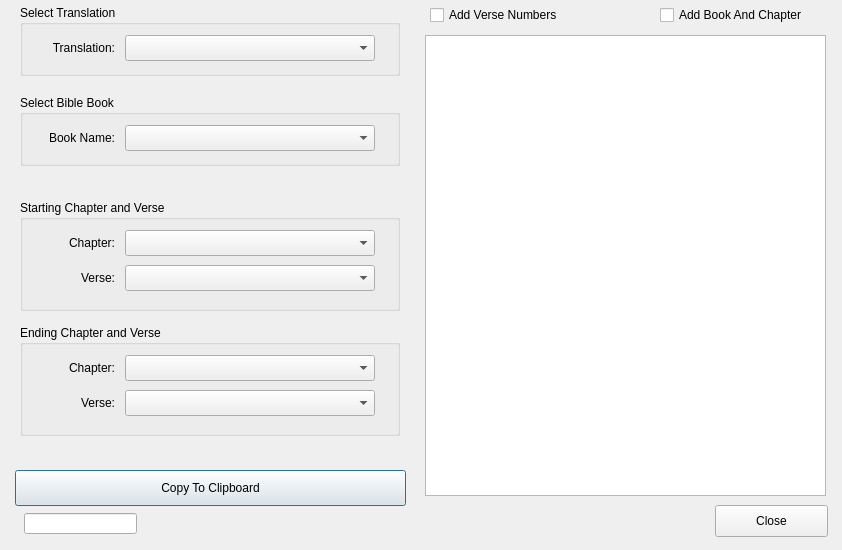
<?xml version="1.0" encoding="UTF-8"?>
<ui version="4.0">
 <class>CopyDialog</class>
 <widget class="QDialog" name="CopyDialog">
  <property name="geometry">
   <rect>
    <x>0</x>
    <y>0</y>
    <width>842</width>
    <height>550</height>
   </rect>
  </property>
  <property name="windowTitle">
   <string>Dialog</string>
  </property>
  <widget class="QGroupBox" name="groupBox">
   <property name="geometry">
    <rect>
     <x>20</x>
     <y>5</y>
     <width>380</width>
     <height>71</height>
    </rect>
   </property>
   <property name="title">
    <string>Select Translation</string>
   </property>
   <widget class="QLabel" name="label">
    <property name="geometry">
     <rect>
      <x>15</x>
      <y>35</y>
      <width>80</width>
      <height>16</height>
     </rect>
    </property>
    <property name="text">
     <string>Translation:</string>
    </property>
    <property name="alignment">
     <set>Qt::AlignRight|Qt::AlignTrailing|Qt::AlignVCenter</set>
    </property>
   </widget>
   <widget class="QComboBox" name="cbTranslation">
    <property name="geometry">
     <rect>
      <x>105</x>
      <y>30</y>
      <width>250</width>
      <height>26</height>
     </rect>
    </property>
   </widget>
  </widget>
  <widget class="QGroupBox" name="groupBox_2">
   <property name="geometry">
    <rect>
     <x>20</x>
     <y>200</y>
     <width>380</width>
     <height>111</height>
    </rect>
   </property>
   <property name="title">
    <string>Starting Chapter and Verse</string>
   </property>
   <widget class="QComboBox" name="cbStartChapter">
    <property name="geometry">
     <rect>
      <x>105</x>
      <y>30</y>
      <width>250</width>
      <height>26</height>
     </rect>
    </property>
   </widget>
   <widget class="QComboBox" name="cbStartVerse">
    <property name="geometry">
     <rect>
      <x>105</x>
      <y>65</y>
      <width>250</width>
      <height>26</height>
     </rect>
    </property>
   </widget>
   <widget class="QLabel" name="label_2">
    <property name="geometry">
     <rect>
      <x>15</x>
      <y>35</y>
      <width>80</width>
      <height>16</height>
     </rect>
    </property>
    <property name="text">
     <string>Chapter:</string>
    </property>
    <property name="alignment">
     <set>Qt::AlignRight|Qt::AlignTrailing|Qt::AlignVCenter</set>
    </property>
   </widget>
   <widget class="QLabel" name="label_3">
    <property name="geometry">
     <rect>
      <x>15</x>
      <y>70</y>
      <width>80</width>
      <height>16</height>
     </rect>
    </property>
    <property name="text">
     <string>Verse:</string>
    </property>
    <property name="alignment">
     <set>Qt::AlignRight|Qt::AlignTrailing|Qt::AlignVCenter</set>
    </property>
   </widget>
  </widget>
  <widget class="QGroupBox" name="groupBox_3">
   <property name="geometry">
    <rect>
     <x>20</x>
     <y>325</y>
     <width>380</width>
     <height>111</height>
    </rect>
   </property>
   <property name="title">
    <string>Ending Chapter and Verse</string>
   </property>
   <widget class="QComboBox" name="cbEndChapter">
    <property name="geometry">
     <rect>
      <x>105</x>
      <y>30</y>
      <width>250</width>
      <height>26</height>
     </rect>
    </property>
   </widget>
   <widget class="QComboBox" name="cbEndVerse">
    <property name="geometry">
     <rect>
      <x>105</x>
      <y>65</y>
      <width>250</width>
      <height>26</height>
     </rect>
    </property>
   </widget>
   <widget class="QLabel" name="label_6">
    <property name="geometry">
     <rect>
      <x>15</x>
      <y>35</y>
      <width>80</width>
      <height>16</height>
     </rect>
    </property>
    <property name="text">
     <string>Chapter:</string>
    </property>
    <property name="alignment">
     <set>Qt::AlignRight|Qt::AlignTrailing|Qt::AlignVCenter</set>
    </property>
   </widget>
   <widget class="QLabel" name="label_7">
    <property name="geometry">
     <rect>
      <x>15</x>
      <y>70</y>
      <width>80</width>
      <height>16</height>
     </rect>
    </property>
    <property name="text">
     <string>Verse:</string>
    </property>
    <property name="alignment">
     <set>Qt::AlignRight|Qt::AlignTrailing|Qt::AlignVCenter</set>
    </property>
   </widget>
  </widget>
  <widget class="QPushButton" name="pbCopy">
   <property name="geometry">
    <rect>
     <x>15</x>
     <y>470</y>
     <width>391</width>
     <height>36</height>
    </rect>
   </property>
   <property name="text">
    <string>Copy To Clipboard</string>
   </property>
  </widget>
  <widget class="QPushButton" name="pbClose">
   <property name="geometry">
    <rect>
     <x>715</x>
     <y>505</y>
     <width>113</width>
     <height>32</height>
    </rect>
   </property>
   <property name="text">
    <string>Close</string>
   </property>
  </widget>
  <widget class="QPlainTextEdit" name="pteVerses">
   <property name="geometry">
    <rect>
     <x>425</x>
     <y>35</y>
     <width>401</width>
     <height>461</height>
    </rect>
   </property>
  </widget>
  <widget class="QGroupBox" name="groupBox_4">
   <property name="geometry">
    <rect>
     <x>20</x>
     <y>95</y>
     <width>380</width>
     <height>71</height>
    </rect>
   </property>
   <property name="title">
    <string>Select Bible Book</string>
   </property>
   <widget class="QLabel" name="label_5">
    <property name="geometry">
     <rect>
      <x>15</x>
      <y>35</y>
      <width>80</width>
      <height>16</height>
     </rect>
    </property>
    <property name="text">
     <string>Book Name:</string>
    </property>
    <property name="alignment">
     <set>Qt::AlignRight|Qt::AlignTrailing|Qt::AlignVCenter</set>
    </property>
   </widget>
   <widget class="QComboBox" name="cbBibleBook">
    <property name="geometry">
     <rect>
      <x>105</x>
      <y>30</y>
      <width>250</width>
      <height>26</height>
     </rect>
    </property>
   </widget>
  </widget>
  <widget class="QCheckBox" name="cbAddVerse">
   <property name="geometry">
    <rect>
     <x>430</x>
     <y>5</y>
     <width>151</width>
     <height>20</height>
    </rect>
   </property>
   <property name="text">
    <string>Add Verse Numbers</string>
   </property>
  </widget>
  <widget class="QCheckBox" name="cbAddBookChapter">
   <property name="geometry">
    <rect>
     <x>660</x>
     <y>5</y>
     <width>166</width>
     <height>20</height>
    </rect>
   </property>
   <property name="text">
    <string>Add Book And Chapter</string>
   </property>
  </widget>
  <widget class="QLineEdit" name="leTextForCopy">
   <property name="geometry">
    <rect>
     <x>24</x>
     <y>513</y>
     <width>113</width>
     <height>21</height>
    </rect>
   </property>
  </widget>
 </widget>
 <resources/>
 <connections/>
</ui>
